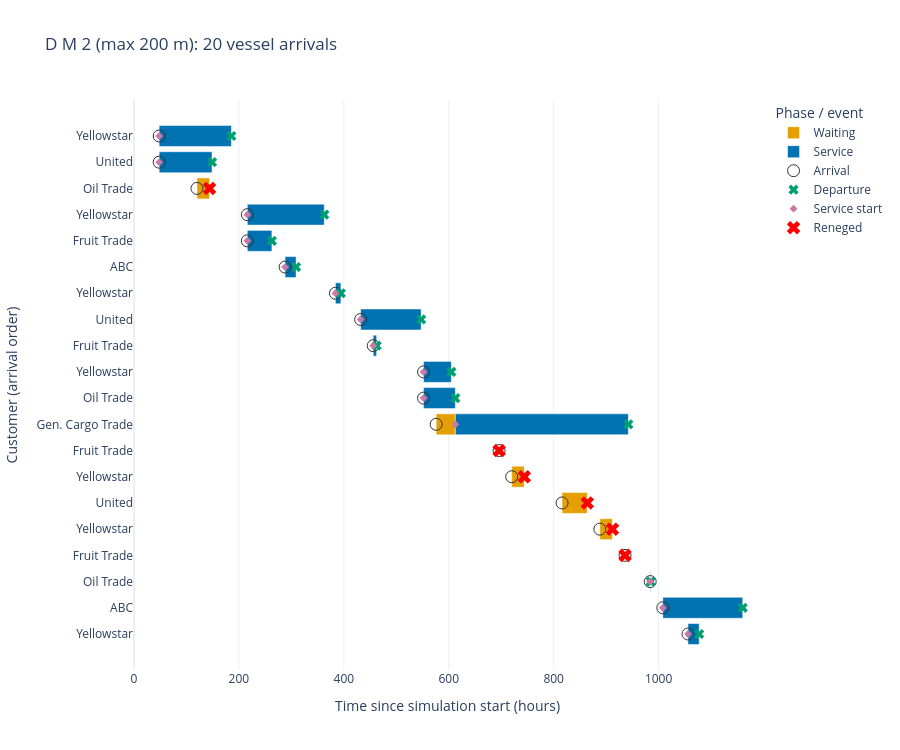

Write notebook code for a chart like this one.
### Markdown cell above
## 5. Gantt chart: arrival, waiting, service and reneging

One row per vessel visit, labelled by vessel name. Orange is waiting, blue is actual service, a green cross marks departure after service, and a **red cross** marks reneging. Reneged visits have no service bar. Hover labels show at most two decimals in hours, with days in parentheses. The table below includes status and actual departure time.

### Code cell
import plotly.graph_objects as go

customers = df.sort_values(["AT", "c_id"]).copy()
customers["wait_end"] = customers["TSB"].fillna(customers["departure"])
customer_rows = "Customer " + customers["c_id"].astype(str)
customer_labels = customer_rows.copy()
if "name" in customers.columns:
    names = customers["name"].fillna("").astype(str).str.strip()
    customer_labels = names.where(names.ne(""), customer_rows)
def hover_time(hours):
    hours_text = f"{hours:.2f}".rstrip("0").rstrip(".")
    days_text = f"{hours / 24:.2f}".rstrip("0").rstrip(".")
    return f"{hours_text} h ({days_text} days)"

fig = go.Figure()

for phase, start, end, color in [
    ("Waiting", "AT", "wait_end", "#E69F00"),
    ("Service", "TSB", "TSE", "#0072B2"),
]:
    mask = customers[start].notna() & customers[end].notna()
    fig.add_trace(go.Bar(
        name=phase, y=customer_rows[mask], text=customer_labels[mask], textposition="none",
        x=customers.loc[mask, end] - customers.loc[mask, start], base=customers.loc[mask, start],
        orientation="h", marker_color=color,
        customdata=list(zip(
            customers.loc[mask, start].map(hover_time),
            customers.loc[mask, end].map(hover_time),
            (customers.loc[mask, end] - customers.loc[mask, start]).map(hover_time),
        )),
        hovertemplate=("%{text}<br>Start: %{customdata[0]}"
                       "<br>End: %{customdata[1]}"
                       "<br>Duration: %{customdata[2]}<extra>%{fullData.name}</extra>"),
    ))

for event, column, symbol, color, size, status in [
    ("Arrival", "AT", "circle-open", "#333333", 12, None),
    ("Departure", "TSE", "x", "#009E73", 9, "served"),
    ("Service start", "TSB", "diamond", "#CC79A7", 6, "served"),
    ("Reneged", "departure", "x", "red", 12, "reneged"),
]:
    mask = customers[column].notna()
    if status is not None:
        mask &= customers["status"].eq(status)
    fig.add_trace(go.Scatter(
        name=event, x=customers.loc[mask, column], y=customer_rows[mask], text=customer_labels[mask], mode="markers",
        marker=dict(symbol=symbol, color=color, size=size),
        customdata=customers.loc[mask, column].map(hover_time),
        hovertemplate="%{text}<br>Time: %{customdata}<extra>%{fullData.name}</extra>",
    ))

horizon = customers["departure"].max()
fig.update_layout(
    title=f"{example_title}: {len(customers)} vessel arrivals",
    barmode="overlay", template="plotly_white", height=750,
    xaxis_title="Time since simulation start (hours)",
    yaxis_title="Customer (arrival order)", legend_title_text="Phase / event",
)
fig.update_yaxes(categoryorder="array", categoryarray=customer_rows.tolist(), autorange="reversed",
                 tickmode="array", tickvals=customer_rows.tolist(), ticktext=customer_labels.tolist())
fig.update_xaxes(range=[0, horizon * 1.03])
fig.show()
customers[["c_id", "name", "length", "maxwait", "status", "AT", "TSB", "TSE", "departure", "TCWQ", "ST", "TCSS", "s_id"]]

### Figure 1 — Plotly figure (JSON) as saved in the notebook; plotly's stock layout.template omitted (floating-point values rounded to 4 significant figures)
{"data": [{"base": [48, 48, 120, 216, 216, 288, 384, 432, 456, 552, 552, 576, 696, 720, 816, 888, 936, 984, 1008, 1056], "customdata": [["48 h (2 days)", "48 h (2 days)", "0 h (0 days)"], ["48 h (2 days)", "48 h (2 days)", "0 h (0 days)"], ["120 h (5 days)", "144 h (6 days)", "24 h (1 days)"], ["216 h (9 days)", "216 h (9 days)", "0 h (0 days)"], ["216 h (9 days)", "216 h (9 days)", "0 h (0 days)"], ["288 h (12 days)", "288 h (12 days)", "0 h (0 days)"], ["384 h (16 days)", "384 h (16 days)", "0 h (0 days)"], ["432 h (18 days)", "432 h (18 days)", "0 h (0 days)"], ["456 h (19 days)", "456 h (19 days)", "0 h (0 days)"], ["552 h (23 days)", "552 h (23 days)", "0 h (0 days)"], ["552 h (23 days)", "552 h (23 days)", "0 h (0 days)"], ["576 h (24 days)", "612.56 h (25.52 days)", "36.56 h (1.52 days)"], ["696 h (29 days)", "696 h (29 days)", "0 h (0 days)"], ["720 h (30 days)", "744 h (31 days)", "24 h (1 days)"], ["816 h (34 days)", "864 h (36 days)", "48 h (2 days)"], ["888 h (37 days)", "912 h (38 days)", "24 h (1 days)"], ["936 h (39 days)", "936 h (39 days)", "0 h (0 days)"], ["984 h (41 days)", "984 h (41 days)", "0 h (0 days)"], ["1008 h (42 days)", "1008 h (42 days)", "0 h (0 days)"], ["1056 h (44 days)", "1056 h (44 days)", "0 h (0 days)"]], "hovertemplate": "%{text}<br>Start: %{customdata[0]}<br>End: %{customdata[1]}<br>Duration: %{customdata[2]}<extra>%{fullData.name}</extra>", "marker": {"color": "#E69F00"}, "name": "Waiting", "orientation": "h", "text": ["Yellowstar", "United", "Oil Trade", "Yellowstar", "Fruit Trade", "ABC", "Yellowstar", "United", "Fruit Trade", "Yellowstar", "Oil Trade", "Gen. Cargo Trade", "Fruit Trade", "Yellowstar", "United", "Yellowstar", "Fruit Trade", "Oil Trade", "ABC", "Yellowstar"], "textposition": "none", "type": "bar", "x": [0.0, 0.0, 24.0, 0.0, 0.0, 0.0, 0.0, 0.0, 0.0, 0.0, 0.0, 36.56, 0.0, 24.0, 48.0, 24.0, 0.0, 0.0, 0.0, 0.0], "y": ["Customer 1", "Customer 2", "Customer 3", "Customer 4", "Customer 5", "Customer 6", "Customer 7", "Customer 8", "Customer 9", "Customer 10", "Customer 11", "Customer 12", "Customer 13", "Customer 14", "Customer 15", "Customer 16", "Customer 17", "Customer 18", "Customer 19", "Customer 20"]}, {"base": [48, 48, 216, 216, 288, 384, 432, 456, 552, 552, 612.6, 984, 1008, 1056], "customdata": [["48 h (2 days)", "185.65 h (7.74 days)", "137.65 h (5.74 days)"], ["48 h (2 days)", "148.81 h (6.2 days)", "100.81 h (4.2 days)"], ["216 h (9 days)", "362.69 h (15.11 days)", "146.69 h (6.11 days)"], ["216 h (9 days)", "262.84 h (10.95 days)", "46.84 h (1.95 days)"], ["288 h (12 days)", "308.95 h (12.87 days)", "20.95 h (0.87 days)"], ["384 h (16 days)", "394.37 h (16.43 days)", "10.37 h (0.43 days)"], ["432 h (18 days)", "547.37 h (22.81 days)", "115.37 h (4.81 days)"], ["456 h (19 days)", "462.5 h (19.27 days)", "6.5 h (0.27 days)"], ["552 h (23 days)", "604.89 h (25.2 days)", "52.89 h (2.2 days)"], ["552 h (23 days)", "612.56 h (25.52 days)", "60.56 h (2.52 days)"], ["612.56 h (25.52 days)", "942.37 h (39.27 days)", "329.8 h (13.74 days)"], ["984 h (41 days)", "985.03 h (41.04 days)", "1.03 h (0.04 days)"], ["1008 h (42 days)", "1160.38 h (48.35 days)", "152.38 h (6.35 days)"], ["1056 h (44 days)", "1077.39 h (44.89 days)", "21.39 h (0.89 days)"]], "hovertemplate": "%{text}<br>Start: %{customdata[0]}<br>End: %{customdata[1]}<br>Duration: %{customdata[2]}<extra>%{fullData.name}</extra>", "marker": {"color": "#0072B2"}, "name": "Service", "orientation": "h", "text": ["Yellowstar", "United", "Yellowstar", "Fruit Trade", "ABC", "Yellowstar", "United", "Fruit Trade", "Yellowstar", "Oil Trade", "Gen. Cargo Trade", "Oil Trade", "ABC", "Yellowstar"], "textposition": "none", "type": "bar", "x": [137.6, 100.8, 146.7, 46.84, 20.95, 10.37, 115.4, 6.503, 52.89, 60.56, 329.8, 1.03, 152.4, 21.39], "y": ["Customer 1", "Customer 2", "Customer 4", "Customer 5", "Customer 6", "Customer 7", "Customer 8", "Customer 9", "Customer 10", "Customer 11", "Customer 12", "Customer 18", "Customer 19", "Customer 20"]}, {"customdata": ["48 h (2 days)", "48 h (2 days)", "120 h (5 days)", "216 h (9 days)", "216 h (9 days)", "288 h (12 days)", "384 h (16 days)", "432 h (18 days)", "456 h (19 days)", "552 h (23 days)", "552 h (23 days)", "576 h (24 days)", "696 h (29 days)", "720 h (30 days)", "816 h (34 days)", "888 h (37 days)", "936 h (39 days)", "984 h (41 days)", "1008 h (42 days)", "1056 h (44 days)"], "hovertemplate": "%{text}<br>Time: %{customdata}<extra>%{fullData.name}</extra>", "marker": {"color": "#333333", "size": 12, "symbol": "circle-open"}, "mode": "markers", "name": "Arrival", "text": ["Yellowstar", "United", "Oil Trade", "Yellowstar", "Fruit Trade", "ABC", "Yellowstar", "United", "Fruit Trade", "Yellowstar", "Oil Trade", "Gen. Cargo Trade", "Fruit Trade", "Yellowstar", "United", "Yellowstar", "Fruit Trade", "Oil Trade", "ABC", "Yellowstar"], "type": "scatter", "x": [48.0, 48.0, 120.0, 216.0, 216.0, 288.0, 384.0, 432.0, 456.0, 552.0, 552.0, 576.0, 696.0, 720.0, 816.0, 888.0, 936.0, 984.0, 1008.0, 1056.0], "y": ["Customer 1", "Customer 2", "Customer 3", "Customer 4", "Customer 5", "Customer 6", "Customer 7", "Customer 8", "Customer 9", "Customer 10", "Customer 11", "Customer 12", "Customer 13", "Customer 14", "Customer 15", "Customer 16", "Customer 17", "Customer 18", "Customer 19", "Customer 20"]}, {"customdata": ["185.65 h (7.74 days)", "148.81 h (6.2 days)", "362.69 h (15.11 days)", "262.84 h (10.95 days)", "308.95 h (12.87 days)", "394.37 h (16.43 days)", "547.37 h (22.81 days)", "462.5 h (19.27 days)", "604.89 h (25.2 days)", "612.56 h (25.52 days)", "942.37 h (39.27 days)", "985.03 h (41.04 days)", "1160.38 h (48.35 days)", "1077.39 h (44.89 days)"], "hovertemplate": "%{text}<br>Time: %{customdata}<extra>%{fullData.name}</extra>", "marker": {"color": "#009E73", "size": 9, "symbol": "x"}, "mode": "markers", "name": "Departure", "text": ["Yellowstar", "United", "Yellowstar", "Fruit Trade", "ABC", "Yellowstar", "United", "Fruit Trade", "Yellowstar", "Oil Trade", "Gen. Cargo Trade", "Oil Trade", "ABC", "Yellowstar"], "type": "scatter", "x": [185.6, 148.8, 362.7, 262.8, 308.9, 394.4, 547.4, 462.5, 604.9, 612.6, 942.4, 985.0, 1160.0, 1077.0], "y": ["Customer 1", "Customer 2", "Customer 4", "Customer 5", "Customer 6", "Customer 7", "Customer 8", "Customer 9", "Customer 10", "Customer 11", "Customer 12", "Customer 18", "Customer 19", "Customer 20"]}, {"customdata": ["48 h (2 days)", "48 h (2 days)", "216 h (9 days)", "216 h (9 days)", "288 h (12 days)", "384 h (16 days)", "432 h (18 days)", "456 h (19 days)", "552 h (23 days)", "552 h (23 days)", "612.56 h (25.52 days)", "984 h (41 days)", "1008 h (42 days)", "1056 h (44 days)"], "hovertemplate": "%{text}<br>Time: %{customdata}<extra>%{fullData.name}</extra>", "marker": {"color": "#CC79A7", "size": 6, "symbol": "diamond"}, "mode": "markers", "name": "Service start", "text": ["Yellowstar", "United", "Yellowstar", "Fruit Trade", "ABC", "Yellowstar", "United", "Fruit Trade", "Yellowstar", "Oil Trade", "Gen. Cargo Trade", "Oil Trade", "ABC", "Yellowstar"], "type": "scatter", "x": [48.0, 48.0, 216.0, 216.0, 288.0, 384.0, 432.0, 456.0, 552.0, 552.0, 612.6, 984.0, 1008.0, 1056.0], "y": ["Customer 1", "Customer 2", "Customer 4", "Customer 5", "Customer 6", "Customer 7", "Customer 8", "Customer 9", "Customer 10", "Customer 11", "Customer 12", "Customer 18", "Customer 19", "Customer 20"]}, {"customdata": ["144 h (6 days)", "696 h (29 days)", "744 h (31 days)", "864 h (36 days)", "912 h (38 days)", "936 h (39 days)"], "hovertemplate": "%{text}<br>Time: %{customdata}<extra>%{fullData.name}</extra>", "marker": {"color": "red", "size": 12, "symbol": "x"}, "mode": "markers", "name": "Reneged", "text": ["Oil Trade", "Fruit Trade", "Yellowstar", "United", "Yellowstar", "Fruit Trade"], "type": "scatter", "x": [144.0, 696.0, 744.0, 864.0, 912.0, 936.0], "y": ["Customer 3", "Customer 13", "Customer 14", "Customer 15", "Customer 16", "Customer 17"]}], "layout": {"barmode": "overlay", "height": 750, "legend": {"title": {"text": "Phase / event"}}, "title": {"text": "D M 2 (max 200 m): 20 vessel arrivals"}, "xaxis": {"range": [0, 1195.0], "title": {"text": "Time since simulation start (hours)"}}, "yaxis": {"autorange": "reversed", "categoryarray": ["Customer 1", "Customer 2", "Customer 3", "Customer 4", "Customer 5", "Customer 6", "Customer 7", "Customer 8", "Customer 9", "Customer 10", "Customer 11", "Customer 12", "Customer 13", "Customer 14", "Customer 15", "Customer 16", "Customer 17", "Customer 18", "Customer 19", "Customer 20"], "categoryorder": "array", "tickmode": "array", "ticktext": ["Yellowstar", "United", "Oil Trade", "Yellowstar", "Fruit Trade", "ABC", "Yellowstar", "United", "Fruit Trade", "Yellowstar", "Oil Trade", "Gen. Cargo Trade", "Fruit Trade", "Yellowstar", "United", "Yellowstar", "Fruit Trade", "Oil Trade", "ABC", "Yellowstar"], "tickvals": ["Customer 1", "Customer 2", "Customer 3", "Customer 4", "Customer 5", "Customer 6", "Customer 7", "Customer 8", "Customer 9", "Customer 10", "Customer 11", "Customer 12", "Customer 13", "Customer 14", "Customer 15", "Customer 16", "Customer 17", "Customer 18", "Customer 19", "Customer 20"], "title": {"text": "Customer (arrival order)"}}}}
